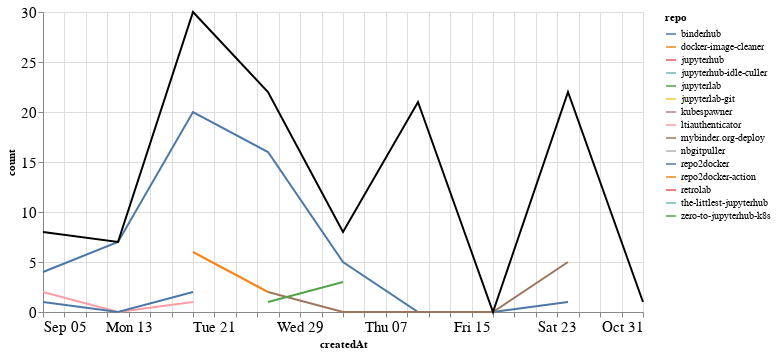

This figure's notebook cell:
### Markdown cell above
### Comments

### Code cell
comments_time = comments.groupby('repo').resample('W', on='createdAt').count()['author'].reset_index()
comments_time = comments_time.rename(columns={'author': 'count'})
comments_time_total = comments_time.groupby('createdAt').agg({"count": "sum"}).reset_index()
ch1 = alt.Chart(comments_time, width=600).mark_line().encode(
    x='createdAt',
    y='count',
    color='repo',
    tooltip="repo"
)

ch2 = alt.Chart(comments_time_total, width=600).mark_line(color="black").encode(
    x='createdAt',
    y='count',
)

ch1 + ch2

### Figure 1 — Vega-Lite specification as saved in the notebook (floating-point values rounded to 4 significant figures)
{"config": {"axisLeft": {"labelFontSize": 15}, "axisBottom": {"labelFontSize": 15}}, "layer": [{"data": {"name": "data-e45f540fa1ddf4e933353358ce2199ae"}, "mark": "line", "encoding": {"color": {"type": "nominal", "field": "repo"}, "tooltip": {"type": "nominal", "field": "repo"}, "x": {"type": "temporal", "field": "createdAt"}, "y": {"type": "quantitative", "field": "count"}}, "width": 600}, {"data": {"name": "data-6ab432603583c8ed302fba91e426a598"}, "mark": {"type": "line", "color": "black"}, "encoding": {"x": {"type": "temporal", "field": "createdAt"}, "y": {"type": "quantitative", "field": "count"}}, "width": 600}], "$schema": "https://vega.github.io/schema/vega-lite/v4.8.1.json", "datasets": {"data-e45f540fa1ddf4e933353358ce2199ae": [{"repo": "binderhub", "createdAt": "2021-09-05T00:00:00", "count": 4}, {"repo": "binderhub", "createdAt": "2021-09-12T00:00:00", "count": 7}, {"repo": "binderhub", "createdAt": "2021-09-19T00:00:00", "count": 20}, {"repo": "binderhub", "createdAt": "2021-09-26T00:00:00", "count": 16}, {"repo": "binderhub", "createdAt": "2021-10-03T00:00:00", "count": 5}, {"repo": "binderhub", "createdAt": "2021-10-10T00:00:00", "count": 0}, {"repo": "binderhub", "createdAt": "2021-10-17T00:00:00", "count": 0}, {"repo": "binderhub", "createdAt": "2021-10-24T00:00:00", "count": 1}, {"repo": "docker-image-cleaner", "createdAt": "2021-09-19T00:00:00", "count": 6}, {"repo": "docker-image-cleaner", "createdAt": "2021-09-26T00:00:00", "count": 2}, {"repo": "jupyterhub", "createdAt": "2021-10-10T00:00:00", "count": 17}, {"repo": "jupyterhub-idle-culler", "createdAt": "2021-09-26T00:00:00", "count": 1}, {"repo": "jupyterlab", "createdAt": "2021-10-10T00:00:00", "count": 1}, {"repo": "jupyterlab-git", "createdAt": "2021-10-10T00:00:00", "count": 3}, {"repo": "kubespawner", "createdAt": "2021-10-24T00:00:00", "count": 1}, {"repo": "ltiauthenticator", "createdAt": "2021-09-05T00:00:00", "count": 2}, {"repo": "ltiauthenticator", "createdAt": "2021-09-12T00:00:00", "count": 0}, {"repo": "ltiauthenticator", "createdAt": "2021-09-19T00:00:00", "count": 1}, {"repo": "mybinder.org-deploy", "createdAt": "2021-09-26T00:00:00", "count": 2}, {"repo": "mybinder.org-deploy", "createdAt": "2021-10-03T00:00:00", "count": 0}, {"repo": "mybinder.org-deploy", "createdAt": "2021-10-10T00:00:00", "count": 0}, {"repo": "mybinder.org-deploy", "createdAt": "2021-10-17T00:00:00", "count": 0}, {"repo": "mybinder.org-deploy", "createdAt": "2021-10-24T00:00:00", "count": 5}, {"repo": "nbgitpuller", "createdAt": "2021-09-05T00:00:00", "count": 1}, {"repo": "repo2docker", "createdAt": "2021-09-05T00:00:00", "count": 1}, {"repo": "repo2docker", "createdAt": "2021-09-12T00:00:00", "count": 0}, {"repo": "repo2docker", "createdAt": "2021-09-19T00:00:00", "count": 2}, {"repo": "repo2docker-action", "createdAt": "2021-09-19T00:00:00", "count": 1}, {"repo": "retrolab", "createdAt": "2021-10-31T00:00:00", "count": 1}, {"repo": "the-littlest-jupyterhub", "createdAt": "2021-10-24T00:00:00", "count": 15}, {"repo": "zero-to-jupyterhub-k8s", "createdAt": "2021-09-26T00:00:00", "count": 1}, {"repo": "zero-to-jupyterhub-k8s", "createdAt": "2021-10-03T00:00:00", "count": 3}], "data-6ab432603583c8ed302fba91e426a598": [{"createdAt": "2021-09-05T00:00:00", "count": 8}, {"createdAt": "2021-09-12T00:00:00", "count": 7}, {"createdAt": "2021-09-19T00:00:00", "count": 30}, {"createdAt": "2021-09-26T00:00:00", "count": 22}, {"createdAt": "2021-10-03T00:00:00", "count": 8}, {"createdAt": "2021-10-10T00:00:00", "count": 21}, {"createdAt": "2021-10-17T00:00:00", "count": 0}, {"createdAt": "2021-10-24T00:00:00", "count": 22}, {"createdAt": "2021-10-31T00:00:00", "count": 1}]}}
